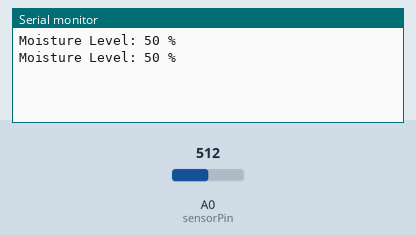
This sketch was run on a simulated Arduino Uno, built with avr-gcc and run on an emulated ATmega328P. Shown: the last lines printed to the serial monitor. The test bench sets the inputs (shaded band); at power-on: A0 (sensorPin) = 512.

Above: at 1.8 s.
1.9 s: A0 (sensorPin) set to 716
At 2.7 s:
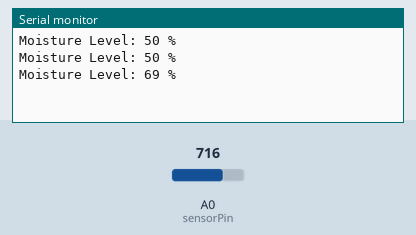
3.4 s: A0 (sensorPin) set to 900
At 4.8 s:
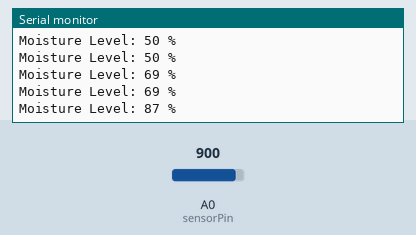
Timing chart, 0 to 6.4 s (numbered marks = the images above; inputs shaded):
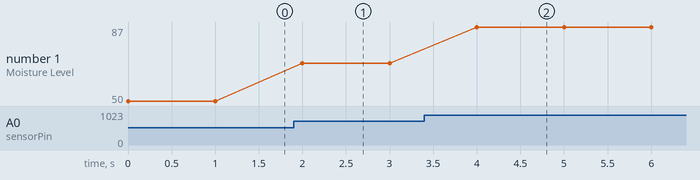

The sketch:

Soil_moisture.ino
```cpp
int sensorPin = A0; // Analog pin where the sensor is connected

void setup() {
  Serial.begin(9600); // Start the serial communication at 9600 baud rate
  pinMode(sensorPin, INPUT); // Set the sensor pin as an input
}

void loop() {
  int sensorValue = analogRead(sensorPin); // Read the analog value from sensor
  int moisturePercent = map(sensorValue, 0, 1023, 0, 100); // Convert to percentage
  Serial.print("Moisture Level: ");
  Serial.print(moisturePercent);
  Serial.println(" %"); // Print the percentage value to the Serial Monitor
  delay(1000); // Delay for 60 seconds (60000 milliseconds) before the next read
}
```

Measured:
- after the input at 1.9 s, the serial monitor: prints a new line after 0.10 s (image 1)
- after the input at 3.4 s, the serial monitor: prints a new line after 0.60 s (image 2)
- plotted number 1: 50 → 69 after the input at 1.9 s, 69 → 87 after the input at 3.4 s
